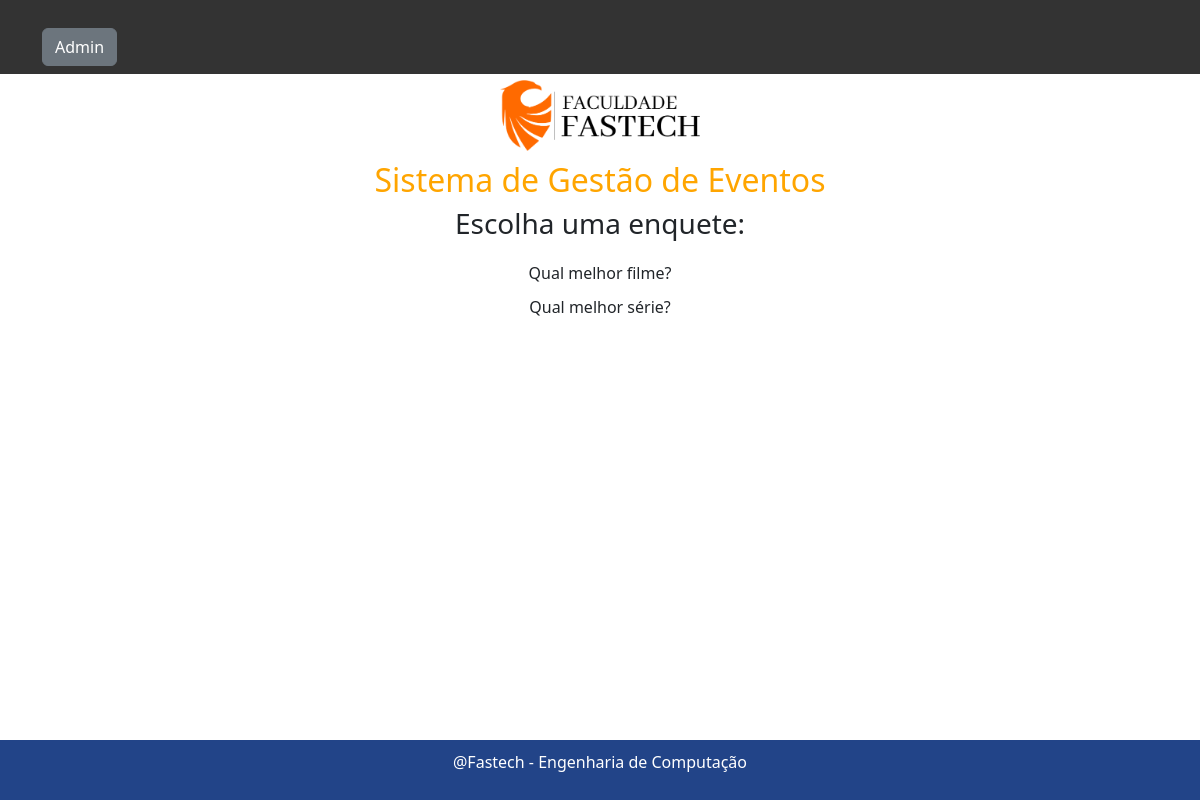
Before: / with the older database file.
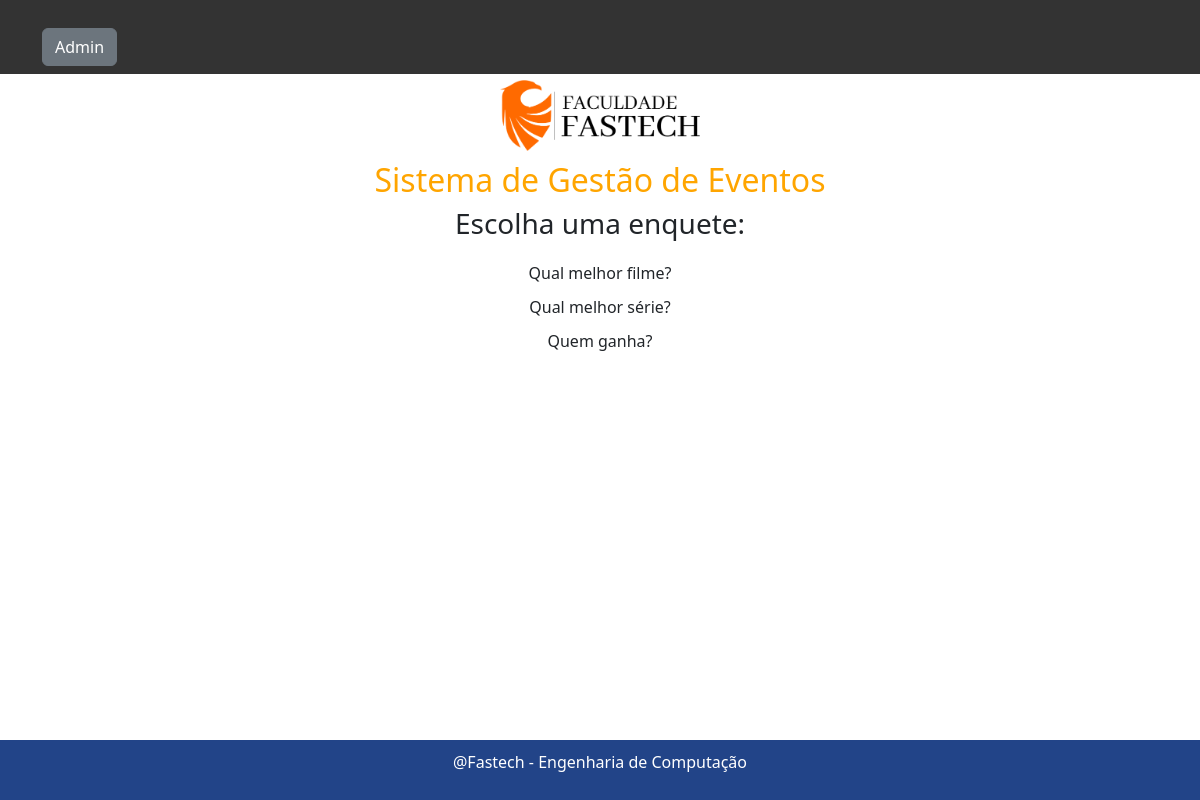
After: the same page with the newer database file.
### enquete/models.py (models this page shows, shortened)
class Question(models.Model):
    question_text = models.CharField(max_length=200)
    objects = models.Manager()

### enquete/views.py (the view)
# urls.py: path('', views.index, name='index'),
def index(request):
    questions = Question.objects.order_by('question_text')
    context = {'questions': questions}
    return render(request, 'enquete/index.html', context)

### enquete/templates/enquete/index.html (shortened to what this page needs)
<!DOCTYPE html>
{% load static %}
<html lang="en">
<head>
    <link rel="stylesheet" href="https://cdn.jsdelivr.net/npm/bootstrap@5.3.0/dist/css/bootstrap.min.css">
    <link rel="stylesheet" href="{% static 'enquete/style.css' %}">
</head>
<body>
    <header>
        <nav class="navbar navbar-fixed-top navbar-dark bg-primary">
            <div class="container">
                <a class="btn btn-secondary ml-auto" href="/admin">Admin</a>
            </div>
        </nav>
    </header>
    <div class="logo-container">
        <img src="{% static 'enquete/logo.png' %}" alt="Logo da Empresa">
        <h2 class="project-name">Sistema de Gestão de Eventos</h2>
    </div>
    <div class="container">
        <h3 class="text-center">Escolha uma enquete:</h3>
        <ul class="list-unstyled">
            {% for question in questions %}
                <li> {{ question.question_text }} </li>
            {% endfor %}
        </ul>
    </div>
    <footer>
        <p>@Fastech - Engenharia de Computação</p>
    </footer>
</body>
</html>

Changed rows visible on the page:
added Question: question_text "Quem ganha?"
